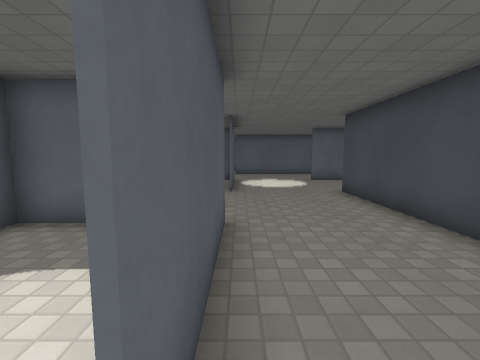
View 1 (above)

22 first-person views from a walk through a Godot game level. The camera is 1.3 m above the floor, tilts 6° down and sees 90° across. The floor is counted in squares, 1 m on a side. Each view is taken from the middle of a square. On the plan, view 1 faces up. The plan holds only what a view shows up to about 12 squares ahead; the rest is blank. The place goes on beyond the plan. Surface patterns are stand-ins for the level's own textures.

View 2
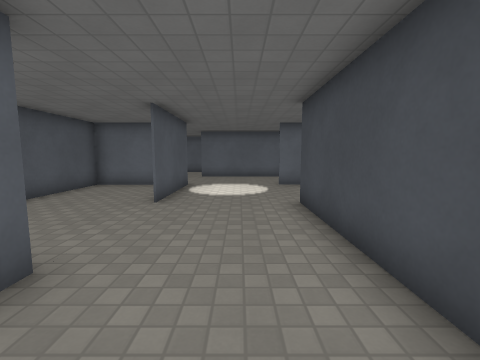

View 3
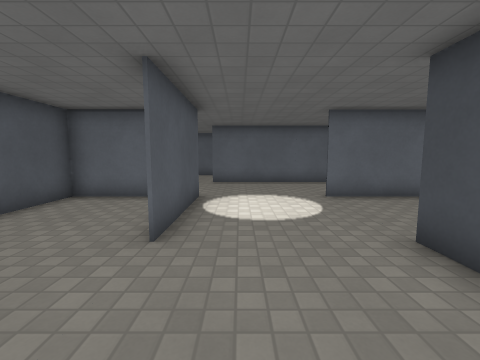

View 4
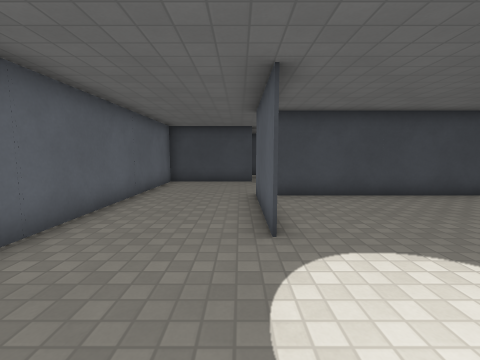

View 5
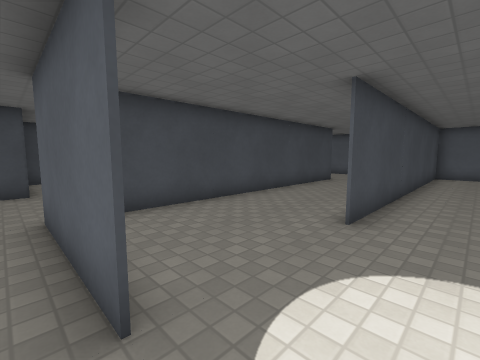

View 6
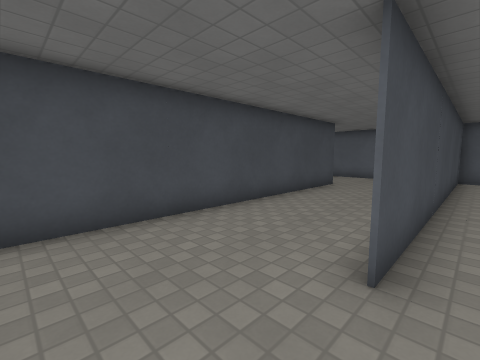

View 7
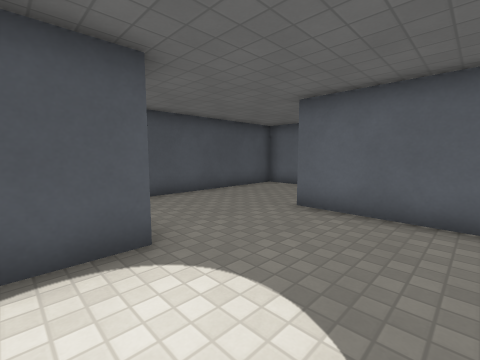

View 8
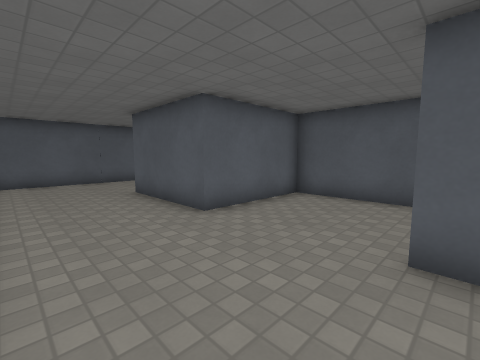

View 9
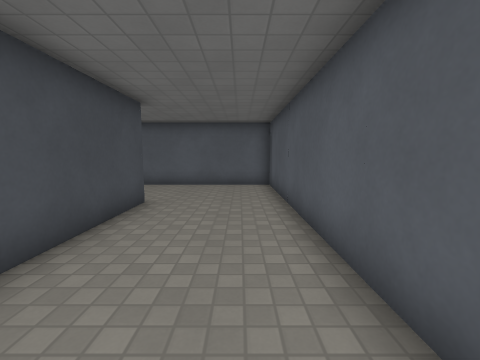

View 10
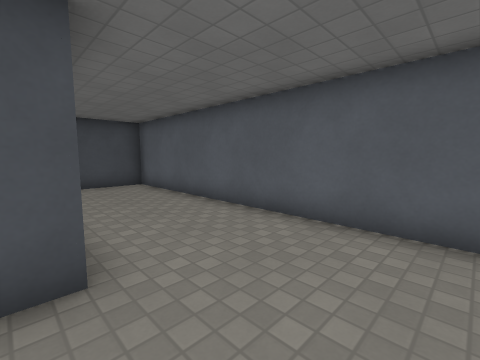

View 11
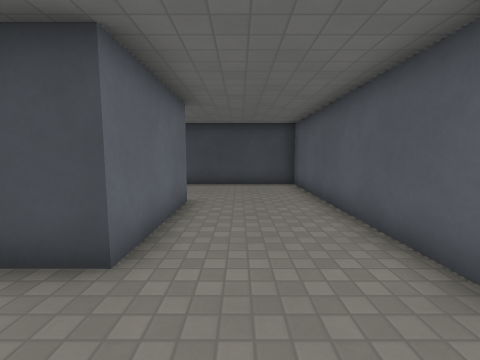

View 12
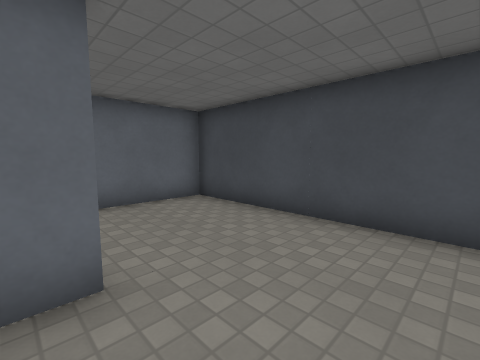

View 13
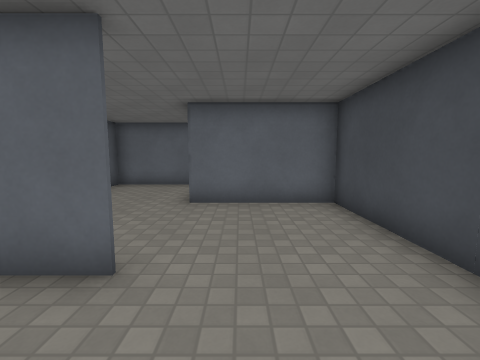

View 14
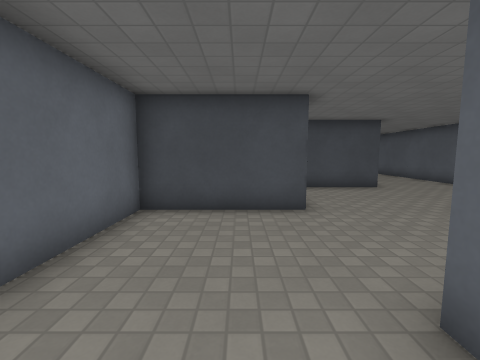

View 15
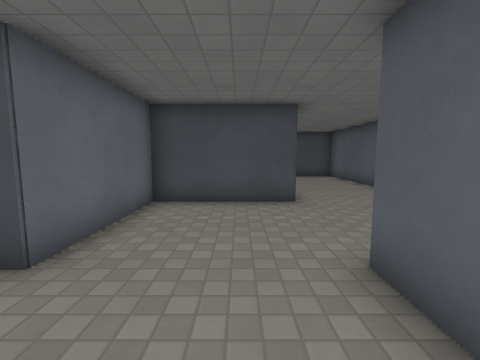

View 16
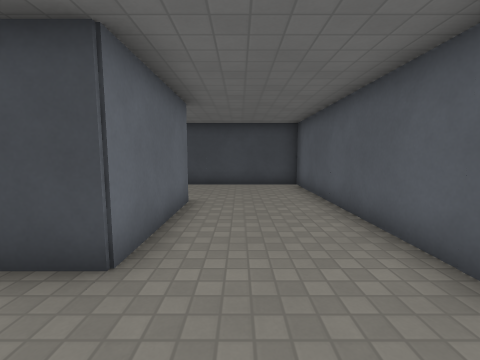

View 17
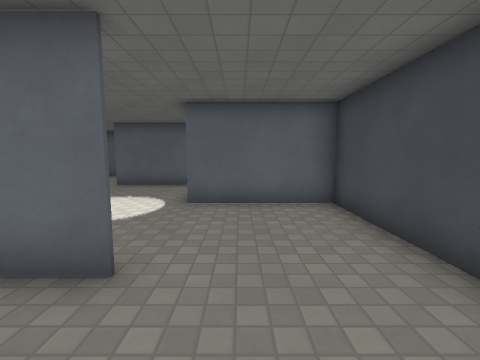

View 18
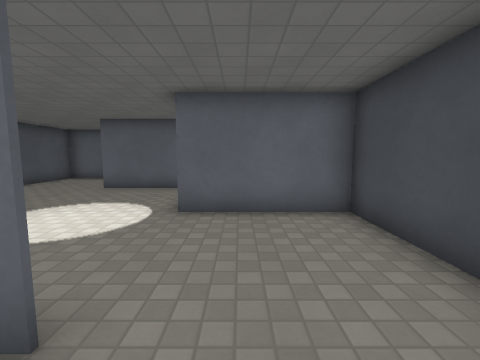

View 19
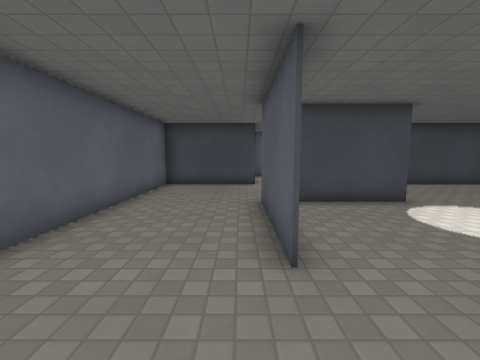

View 20
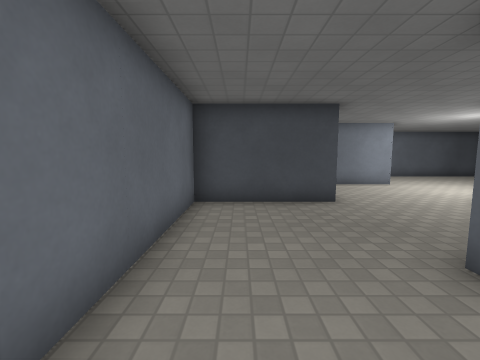

View 21
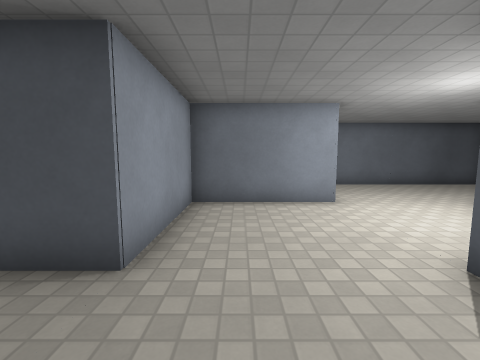

View 22
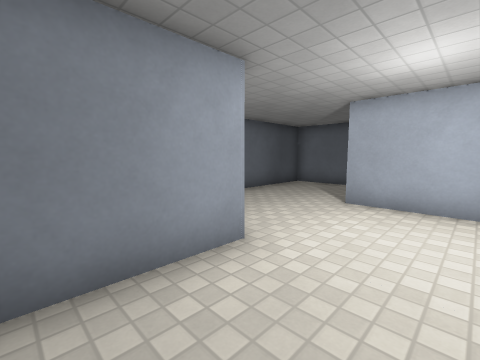

### Floor plan
Points are (right, up) in squares from view 1. A wall is a line through its corners. A room is listed if a view was taken in it or the views show most of it. See-through windows are left out.
Room 1 (views 1, 2, 3, 4, 5, 6, 7, 8, 9, 10, 11, 12, 13, 14, 15, 16, 17, 18)
walls: (3.7, 5.9) (3.7, -3.4); (10.4, 8.5) (11.8, 8.5); (10.9, 8.4) (7.7, 8.4); (6.6, 12.4) (3.6, 12.4); (3.6, 12.5) (7.8, 12.5); (11.6, 0.5) (7.6, 0.5) (7.6, 11.9); (15.6, 4.5) (23.5, 4.5) (23.5, 12.4) (20.6, 12.4); (-0.3, 12.5) (-0.3, 8.4); (-2.9, 4.4) (-4.2, 4.4); (-1.7, 12.4) (-4.2, 12.4) (-4.2, 4.1); (3.6, -3.4) (3.6, 8.5); (-4.2, 4.5) (-0.3, 4.5) (-0.3, 0.5); (19.8, 8.4) (15.6, 8.4) (15.6, 12.4) (11.6, 12.4) (11.6, 16.4) (-0.4, 16.4); (-1.7, -3.4) (15.6, -3.4) (15.6, 4.4) (11.5, 4.4); (-2.6, 20.3) (-4.2, 20.3) (-4.2, 14.2)
ways out: opening at (20.5, 10.5) to room 2
Room 2 (views 19, 20, 21, 22)
walls: (20.6, 12.4) (19.6, 12.4) (19.6, 15.4); (18.7, 16.4) (15.6, 16.4) (19.8, 16.4); (24.9, 8.5) (27.5, 8.5); (27.5, 12.2) (27.5, 16.4) (23.5, 16.4) (23.5, 20.3) (16.1, 20.3); (29, 4.5) (31.5, 4.5) (31.5, 10.9); (11.7, 19.1) (11.7, 17.3)
ways out: opening at (20.5, 10.5) to room 1

Where each view was taken, in squares from view 1:
view 1: 0 up, 0 right, facing up
view 2: 2 up, 2 right, facing up
view 3: 5 up, 1 right, facing up
view 4: 13 up, 0 right, facing right
view 5: 13 up, 2 right, facing down-right
view 6: 11 up, 3 right, facing down-right
view 7: 11 up, 3 right, facing up-left
view 8: 9 up, 3 right, facing down-left
view 9: 7 up, 5 right, facing down
view 10: 1 up, 5 right, facing down-right
view 11: 1 down, 5 right, facing right
view 12: 2 down, 11 right, facing up-right
view 13: 2 down, 13 right, facing up
view 14: 14 up, 6 right, facing right
view 15: 10 up, 9 right, facing right
view 16: 7 up, 13 right, facing right
view 17: 6 up, 21 right, facing up
view 18: 7 up, 21 right, facing up
view 19: 17 up, 13 right, facing right
view 20: 19 up, 17 right, facing right
view 21: 15 up, 21 right, facing right
view 22: 15 up, 25 right, facing down-right
